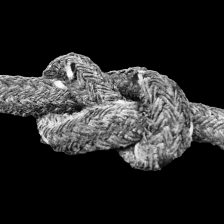
#> input picture preparation/dataset_processed/correct/20260506_160830_087_cnn.png, 224 x 224 px; its folder holds only this picture in this run
$ python batch_process.py
#> lines starting #> are read from the running program, lines starting #| are printed output that depends on the picture; after the words box and inside, x2 and y2 are one past the last pixel; in counts of white or black regions, pixels touching at a corner belong together
import cv2
import numpy as np
from pathlib import Path
from dataclasses import dataclass

@dataclass
class MaskConfig:
    # Canny Edge Detection
    blur_kernel: tuple = (11, 11)      # smoothness kernel
    canny_low: int = 5
    canny_high: int = 60

    # Erosion, Dilatation for cany
    close_kernel: tuple = (11, 11)
    close_iterations: int = 10
    dilate_iterations: int = 1

    # extra parameters
    border_thickness: int = 10         # black border to detach mask from image edges
    smooth_blur: tuple = (21, 21)      # smooth mask
    open_kernel: tuple = (5, 5)        # remove noise
    open_iterations: int = 1

    # GrabCut
    grabcut_iterations: int = 3

CONFIG = MaskConfig()

def keep_largest_component(mask):
    num_labels, labels, stats, _ = cv2.connectedComponentsWithStats(mask, connectivity=8)
    result = np.zeros_like(mask)
    if num_labels <= 1:
        return mask.copy(), 0
    largest_label = 1 + np.argmax(stats[1:, cv2.CC_STAT_AREA])
    largest_area = int(stats[largest_label, cv2.CC_STAT_AREA])
    result[labels == largest_label] = 255
    return result, largest_area

def fill_holes(mask):
    padded = cv2.copyMakeBorder(mask, 1, 1, 1, 1, cv2.BORDER_CONSTANT, value=0)
    flood = padded.copy()
    ffmask = np.zeros((padded.shape[0] + 2, padded.shape[1] + 2), np.uint8)
    cv2.floodFill(flood, ffmask, (0, 0), 255)
    inv = cv2.bitwise_not(flood)
    filled = cv2.bitwise_or(padded, inv)
    return filled[1:-1, 1:-1]

def build_rope_mask(img_bgr, keep_main_component=True):
    gray = cv2.cvtColor(img_bgr, cv2.COLOR_BGR2GRAY)
    blurred = cv2.GaussianBlur(gray, CONFIG.blur_kernel, 0)

    edges = cv2.Canny(blurred, CONFIG.canny_low, CONFIG.canny_high, apertureSize=3, L2gradient=True)

    kernel_close = cv2.getStructuringElement(cv2.MORPH_ELLIPSE, CONFIG.close_kernel)
    edges_closed = cv2.morphologyEx(edges, cv2.MORPH_CLOSE, kernel_close, iterations=CONFIG.close_iterations)
    edges_dilated = cv2.dilate(edges_closed, kernel_close, iterations=CONFIG.dilate_iterations)

    mask_filled = fill_holes(edges_dilated)

    h, w = mask_filled.shape
    cv2.rectangle(mask_filled, (0, 0), (w-1, h-1), 0, thickness=CONFIG.border_thickness)

    mask_blurred = cv2.GaussianBlur(mask_filled, CONFIG.smooth_blur, 0)
    _, mask_smooth = cv2.threshold(mask_blurred, 127, 255, cv2.THRESH_BINARY)

    kernel_open = cv2.getStructuringElement(cv2.MORPH_ELLIPSE, CONFIG.open_kernel)
    mask_clean = cv2.morphologyEx(mask_smooth, cv2.MORPH_OPEN, kernel_open, iterations=CONFIG.open_iterations)

    largest_area = 0
    if keep_main_component:
        mask_main, largest_area = keep_largest_component(mask_clean)
    else:
        mask_main = mask_clean.copy()

    meta = {
        'best_channel': 'Canny_Edges_Detached',
        'best_score': 1.0,
        'largest_component_area': largest_area,
        'mask_raw': edges,
        'mask_closed': edges_dilated,
        'mask_clean': mask_clean,
        'img_flat': img_bgr
    }
    return mask_main, meta

def refine_mask_with_grabcut(img_crop, mask_crop):
    gc_mask = np.where(mask_crop > 0, cv2.GC_PR_FGD, cv2.GC_BGD).astype('uint8')
    bgdModel = np.zeros((1, 65), np.float64)
    fgdModel = np.zeros((1, 65), np.float64)

    try:
        cv2.grabCut(img_crop, gc_mask, None, bgdModel, fgdModel, CONFIG.grabcut_iterations, cv2.GC_INIT_WITH_MASK)
    except Exception:
        pass # Fallback

    refined_mask = np.where(
        (gc_mask == cv2.GC_FGD) | (gc_mask == cv2.GC_PR_FGD),
        255, 0
    ).astype('uint8')

    refined_mask, _ = keep_largest_component(refined_mask)
    kernel_close = cv2.getStructuringElement(cv2.MORPH_ELLIPSE, (9, 9))
    mask_closed = cv2.morphologyEx(refined_mask, cv2.MORPH_CLOSE, kernel_close, None, None, 1)

    return mask_closed

def find_knot_roi(mask, min_side=220, density_kernel=101, density_thresh_factor=0.8, debug_prefix=None, orig_img=None):
    if debug_prefix is not None:
        debug_prefix = Path(debug_prefix)
        debug_prefix.parent.mkdir(parents=True, exist_ok=True)

    mask_main, _ = keep_largest_component(mask)
    temp = fill_holes(mask_main)
    binary = (temp > 0).astype('uint8')

    h_img, w_img = binary.shape[:2]
    k = int(w_img * 0.2)
    if k % 2 == 0: k += 1

    density = cv2.blur(binary.astype('float32'), (k, k))
    max_den = float(density.max())
    if max_den == 0.0:
        raise RuntimeError("Empty mask: no white pixels found.")

    thr = max_den * density_thresh_factor
    hot = np.zeros_like(binary, dtype='uint8')
    hot[density >= thr] = 255

    ys, xs = np.where(hot > 0)
    if len(ys) == 0:
        ys, xs = np.where(mask_main > 0)

    x0, y0 = xs.min(), ys.min()
    x1, y1 = xs.max(), ys.max()

    cx = int((x0 + x1) / 2)
    cy = int((y0 + y1) / 2)

    ww = x1 - x0
    hh = y1 - y0
    side = int(max(ww, hh) * 1.2)
    side = max(side, min_side)

    h_img, w_img = mask.shape[:2]
    x1_box = max(0, cx - side // 2)
    y1_box = max(0, cy - side // 2)
    x2_box = min(w_img, cx + side // 2)
    y2_box = min(h_img, cy + side // 2)

    roi = (x1_box, y1_box, x2_box - x1_box, y2_box - y1_box, cx, cy)
    return roi, hot * 255, density

def prepare_for_cnn(knot_crop, knot_mask, target_size=224):
    gray = cv2.cvtColor(knot_crop, cv2.COLOR_BGR2GRAY)
    clahe = cv2.createCLAHE(clipLimit=3.0, tileGridSize=(8, 8))
    enhanced = clahe.apply(gray)
    knot_no_bg = cv2.bitwise_and(enhanced, enhanced, mask=knot_mask)

    h, w = knot_no_bg.shape[:2]
    max_side = max(h, w)
    top = (max_side - h) // 2
    bottom = max_side - h - top
    left = (max_side - w) // 2
    right = max_side - w - left

    padded = cv2.copyMakeBorder(knot_no_bg, top, bottom, left, right, cv2.BORDER_CONSTANT, value=0)
    cnn_ready = cv2.resize(padded, (target_size, target_size), interpolation=cv2.INTER_AREA)
    return cnn_ready

def process_image(img_path):
    img = cv2.imread(str(img_path))
    if img is None: return None

    try:
        h, w = img.shape[:2]
        max_width = 1200

        if w > max_width:
            scale = max_width / float(w)
            img = cv2.resize(img, (int(w * scale), int(h * scale)), interpolation=cv2.INTER_AREA)

        mask, meta = build_rope_mask(img)
        roi, hot, density = find_knot_roi(mask, min_side=224, density_thresh_factor=0.6, orig_img=img)

        x, y, w_roi, h_roi, cx, cy = roi
        knot_crop = img[y:y + h_roi, x:x + w_roi]
        knot_mask_rough = mask[y:y + h_roi, x:x + w_roi]

        if knot_crop.size == 0 or knot_mask_rough.size == 0:
            raise ValueError("Ungültige ROI (leeres Crop)")

        knot_mask_refined = refine_mask_with_grabcut(knot_crop, knot_mask_rough)
        cnn_image = prepare_for_cnn(knot_crop, knot_mask_refined, target_size=224)

        return cnn_image

    except Exception as e:
        print(f"  [Fehler bei {img_path.name}: {e}]")
        return None

def main():
    input_dir = Path("C:/Users/haran/Desktop/8knot_images")
    output_dir = Path("dataset_processed")
    classes = ["correct", "wrong"]

    for cls in classes:
        in_path = input_dir / cls
        out_path = output_dir / cls

        if not in_path.exists(): continue
        out_path.mkdir(parents=True, exist_ok=True)

        image_files = list(in_path.glob("*.jpg")) + list(in_path.glob("*.jpeg")) + list(in_path.glob("*.png"))
        print(f"\nPrüfe Klasse '{cls}' ({len(image_files)} Bilder in RAW)...")

        processed_count = 0
        skipped_count = 0

        for img_file in image_files:
            expected_output_name = f"{img_file.stem}_cnn.png"
            expected_output_path = out_path / expected_output_name

            if expected_output_path.exists():
                skipped_count += 1
                continue

            print(f"  -> Verarbeite {img_file.name}...")
            cnn_img = process_image(img_file)
#> in process_image, img is the input picture: shape (224, 224, 3); min 0, max 255, mean 40.1
#> in build_rope_mask, `edges = cv2.Canny(blurred, CONFIG.canny_low, CONFIG.canny_high, apertu..`:
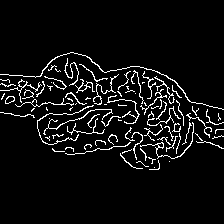
#> edges: shape (224, 224); 6.1% white in thin lines or dots, all inside (x1, y1, x2, y2) = (0, 52, 224, 170)
#> in build_rope_mask, `edges_closed = cv2.morphologyEx(edges, cv2.MORPH_CLOSE, kernel_close, ..`: edges_closed: shape (224, 224); 34.9% white; 1 white region, box (x1, y1, x2, y2) and area: (0, 52, 224, 170) 17514
#> in build_rope_mask, `edges_dilated = cv2.dilate(edges_closed, kernel_close, iterations=CONF..`: edges_dilated: shape (224, 224); 39.6% white; 1 white region, box (x1, y1, x2, y2) and area: (0, 47, 224, 175) 19885
#> in fill_holes, `padded = cv2.copyMakeBorder(mask, 1, 1, 1, 1, cv2.BORDER_CONSTANT, val..`: padded: shape (226, 226); 38.9% white; 1 white region, box (x1, y1, x2, y2) and area: (1, 48, 225, 176) 19885
#> in fill_holes, `cv2.floodFill(flood, ffmask, (0, 0), 255)`: flood: shape (226, 226); every value is 255
#> in fill_holes, `inv = cv2.bitwise_not(flood)`: inv: shape (226, 226); every value is 0
#> in build_rope_mask, `cv2.rectangle(mask_filled, (0, 0), (w-1, h-1), 0, thickness=CONFIG.bor..`:
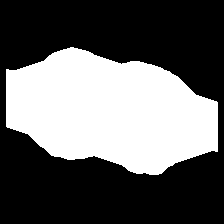
#> mask_filled: shape (224, 224); 38.3% white; 1 white region, box (x1, y1, x2, y2) and area: (6, 47, 218, 175) 19238
#> in build_rope_mask, `_, mask_smooth = cv2.threshold(mask_blurred, 127, 255, cv2.THRESH_BINA..`:
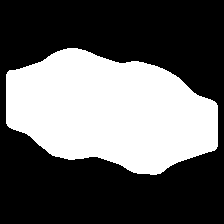
#> mask_smooth: shape (224, 224); 38.3% white; 1 white region, box (x1, y1, x2, y2) and area: (6, 48, 218, 175) 19200
#> in build_rope_mask, `mask_clean = cv2.morphologyEx(mask_smooth, cv2.MORPH_OPEN, kernel_open..`: mask_clean: shape (224, 224); 38.3% white; 1 white region, box (x1, y1, x2, y2) and area: (6, 48, 218, 175) 19196
#> in keep_largest_component, `num_labels, labels, stats, _ = cv2.connectedComponentsWithStats(mask, ..`: num_labels = 2; stats = [[0, 0, 224, 224, 30980], [6, 48, 212, 127, 19196]]
#> in keep_largest_component, `largest_label = 1 + np.argmax(stats[1:, cv2.CC_STAT_AREA])`: largest_label = 1
#> in keep_largest_component, `largest_area = int(stats[largest_label, cv2.CC_STAT_AREA])`: largest_area = 19196
#> in process_image, `mask, meta = build_rope_mask(img)`: meta = 7 items
#> in fill_holes (call 2), `padded = cv2.copyMakeBorder(mask, 1, 1, 1, 1, cv2.BORDER_CONSTANT, val..`: padded: shape (226, 226); 37.6% white; 1 white region, box (x1, y1, x2, y2) and area: (7, 49, 219, 176) 19196
#> in find_knot_roi, `density = cv2.blur(binary.astype('float32'), (k, k))`:
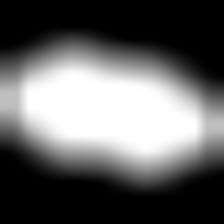
#> density: shape (224, 224) float32; min 0, max 1, mean 0.383
#> in find_knot_roi, `max_den = float(density.max())`: max_den = 1
#> in find_knot_roi, `thr = max_den * density_thresh_factor`: thr = 0.6
#> in process_image, `roi, hot, density = find_knot_roi(mask, min_side=224, density_thresh_f..`:
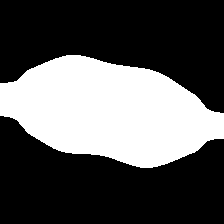
#> hot: shape (224, 224); values 0 (black) and 1 (white), 34.1% white; 1 white region, box (x1, y1, x2, y2) and area: (0, 55, 224, 168) 17123
#> in process_image, `roi, hot, density = find_knot_roi(mask, min_side=224, density_thresh_f..`: roi = (0, 0, 224, 224, 111, 111)
#> in process_image, `x, y, w_roi, h_roi, cx, cy = roi`: x = 0; w_roi = 224; cx = 111
#> in refine_mask_with_grabcut, `refined_mask = np.where( (gc_mask == cv2.GC_FGD) | (gc_mask == cv2.GC_..`:
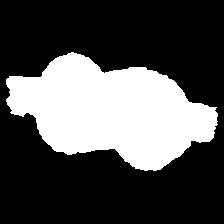
#> refined_mask: shape (224, 224); 30.8% white; 1 white region, box (x1, y1, x2, y2) and area: (6, 52, 218, 171) 15454
#> in refine_mask_with_grabcut, `mask_closed = cv2.morphologyEx(refined_mask, cv2.MORPH_CLOSE, kernel_c..`: mask_closed: shape (224, 224); 30.9% white; 1 white region, box (x1, y1, x2, y2) and area: (6, 52, 218, 171) 15508
#> in prepare_for_cnn, `enhanced = clahe.apply(gray)`:
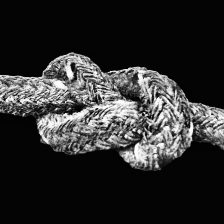
#> enhanced: shape (224, 224); min 0, max 255, mean 45

            if cnn_img is not None:
                cv2.imwrite(str(expected_output_path), cnn_img)
                processed_count += 1

        print(f"Fertig für '{cls}'. Neu verarbeitet: {processed_count}, Übersprungen: {skipped_count}.")

if __name__ == '__main__':
    main()
